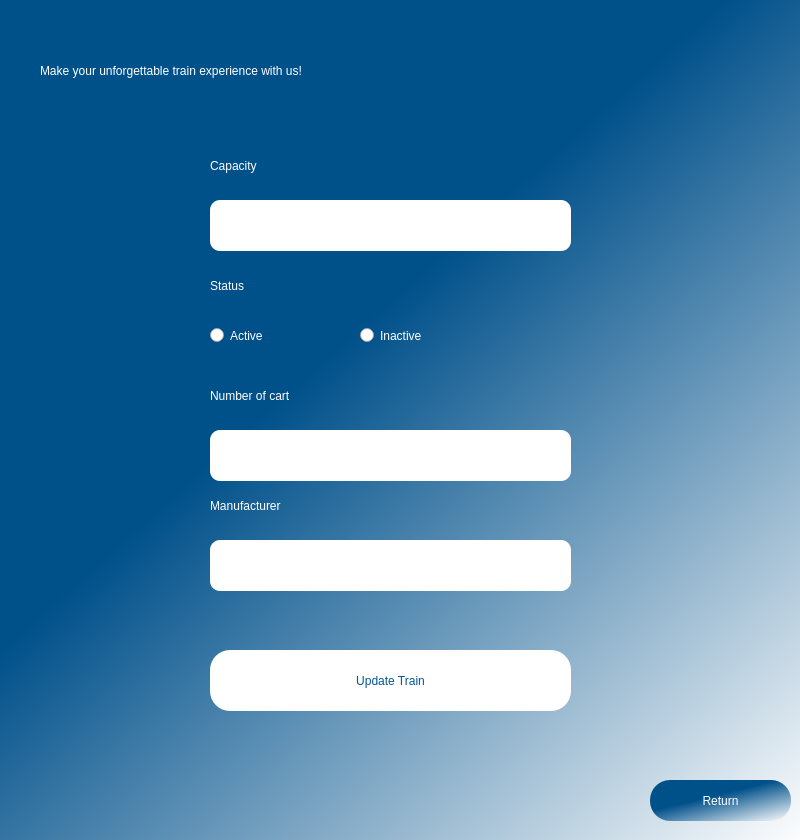
<?xml version="1.0" encoding="UTF-8"?>
<ui version="4.0">
 <class>Dialog</class>
 <widget class="QDialog" name="Dialog">
  <property name="geometry">
   <rect>
    <x>0</x>
    <y>0</y>
    <width>800</width>
    <height>840</height>
   </rect>
  </property>
  <property name="windowTitle">
   <string>Dialog</string>
  </property>
  <widget class="QWidget" name="frame" native="true">
   <property name="geometry">
    <rect>
     <x>0</x>
     <y>0</y>
     <width>800</width>
     <height>850</height>
    </rect>
   </property>
   <property name="styleSheet">
    <string notr="true">QWidget#frame{
    
	background-color: qlineargradient(spread:pad, x1:0.467, y1:0.37, x2:1, y2:1, stop:0 rgba(0, 80, 138, 255), stop:1 rgba(255, 255, 255, 255));

}</string>
   </property>
   <widget class="QLabel" name="label_3">
    <property name="geometry">
     <rect>
      <x>40</x>
      <y>40</y>
      <width>721</width>
      <height>61</height>
     </rect>
    </property>
    <property name="styleSheet">
     <string notr="true">font: 20 20pt &quot;Sitka Heading Semibold&quot;;
color: rgb(255, 255, 255);</string>
    </property>
    <property name="text">
     <string>Make your unforgettable train experience with us!</string>
    </property>
   </widget>
   <widget class="QLabel" name="statusLabel">
    <property name="geometry">
     <rect>
      <x>210</x>
      <y>270</y>
      <width>181</width>
      <height>31</height>
     </rect>
    </property>
    <property name="styleSheet">
     <string notr="true">font: 20 17pt &quot;Sitka Heading Semibold&quot;;
color: rgb(255, 255, 255);</string>
    </property>
    <property name="text">
     <string>Status</string>
    </property>
   </widget>
   <widget class="QPushButton" name="updateTrainButton">
    <property name="geometry">
     <rect>
      <x>210</x>
      <y>650</y>
      <width>361</width>
      <height>61</height>
     </rect>
    </property>
    <property name="styleSheet">
     <string notr="true">QPushButton{
border-radius: 20px;
background-color: rgb(255, 255, 255);
font: 63 12pt &quot;Sitka Small Semibold&quot;;
color:rgb(0, 86, 148);
}

QPushButton:hover{
	background-color: #00508a;
	color:white;
}</string>
    </property>
    <property name="text">
     <string>Update Train</string>
    </property>
   </widget>
   <widget class="QLineEdit" name="inputCapacity">
    <property name="geometry">
     <rect>
      <x>210</x>
      <y>200</y>
      <width>361</width>
      <height>51</height>
     </rect>
    </property>
    <property name="styleSheet">
     <string notr="true">border-radius: 10px;</string>
    </property>
    <property name="readOnly">
     <bool>true</bool>
    </property>
   </widget>
   <widget class="QPushButton" name="returnButton">
    <property name="geometry">
     <rect>
      <x>650</x>
      <y>780</y>
      <width>141</width>
      <height>41</height>
     </rect>
    </property>
    <property name="styleSheet">
     <string notr="true">QPushButton{
border-radius: 20px;
background-color:qlineargradient(spread:pad, x1:0.467, y1:0.37, x2:1, y2:1, stop:0 rgba(0, 80, 138, 255), stop:1 rgba(255, 255, 255, 255));
font: 63 12pt &quot;Sitka Small Semibold&quot;;
color:white;
}

QPushButton:hover{
	background-color: white;
	color: #00508a;
}</string>
    </property>
    <property name="text">
     <string>Return</string>
    </property>
   </widget>
   <widget class="QLabel" name="capacityLabel_2">
    <property name="geometry">
     <rect>
      <x>210</x>
      <y>150</y>
      <width>181</width>
      <height>31</height>
     </rect>
    </property>
    <property name="styleSheet">
     <string notr="true">font: 20 17pt &quot;Sitka Heading Semibold&quot;;
color: rgb(255, 255, 255);</string>
    </property>
    <property name="text">
     <string>Capacity</string>
    </property>
   </widget>
   <widget class="QLineEdit" name="inputNumofcart">
    <property name="geometry">
     <rect>
      <x>210</x>
      <y>430</y>
      <width>361</width>
      <height>51</height>
     </rect>
    </property>
    <property name="styleSheet">
     <string notr="true">border-radius: 10px;</string>
    </property>
    <property name="readOnly">
     <bool>true</bool>
    </property>
   </widget>
   <widget class="QLabel" name="numofcartLabel">
    <property name="geometry">
     <rect>
      <x>210</x>
      <y>380</y>
      <width>251</width>
      <height>31</height>
     </rect>
    </property>
    <property name="styleSheet">
     <string notr="true">font: 20 17pt &quot;Sitka Heading Semibold&quot;;
color: rgb(255, 255, 255);</string>
    </property>
    <property name="text">
     <string>Number of cart</string>
    </property>
   </widget>
   <widget class="QLineEdit" name="inputManufacturer">
    <property name="geometry">
     <rect>
      <x>210</x>
      <y>540</y>
      <width>361</width>
      <height>51</height>
     </rect>
    </property>
    <property name="styleSheet">
     <string notr="true">border-radius: 10px;</string>
    </property>
   </widget>
   <widget class="QLabel" name="manufacturerLabel">
    <property name="geometry">
     <rect>
      <x>210</x>
      <y>490</y>
      <width>181</width>
      <height>31</height>
     </rect>
    </property>
    <property name="styleSheet">
     <string notr="true">font: 20 17pt &quot;Sitka Heading Semibold&quot;;
color: rgb(255, 255, 255);</string>
    </property>
    <property name="text">
     <string>Manufacturer</string>
    </property>
   </widget>
   <widget class="QLabel" name="error">
    <property name="geometry">
     <rect>
      <x>230</x>
      <y>720</y>
      <width>321</width>
      <height>21</height>
     </rect>
    </property>
    <property name="styleSheet">
     <string notr="true">font: 10pt &quot;Sitka Heading Semibold&quot;;
color:rgb(180, 0, 0)</string>
    </property>
    <property name="text">
     <string/>
    </property>
   </widget>
   <widget class="QRadioButton" name="activeRadioButton">
    <property name="geometry">
     <rect>
      <x>210</x>
      <y>310</y>
      <width>101</width>
      <height>51</height>
     </rect>
    </property>
    <property name="styleSheet">
     <string notr="true">font: 20 10pt &quot;Sitka Heading Semibold&quot;;
color: rgb(255, 255, 255);</string>
    </property>
    <property name="text">
     <string>Active</string>
    </property>
   </widget>
   <widget class="QRadioButton" name="inactiveRadioButton">
    <property name="geometry">
     <rect>
      <x>360</x>
      <y>310</y>
      <width>101</width>
      <height>51</height>
     </rect>
    </property>
    <property name="styleSheet">
     <string notr="true">font: 20 10pt &quot;Sitka Heading Semibold&quot;;
color: rgb(255, 255, 255);</string>
    </property>
    <property name="text">
     <string>Inactive</string>
    </property>
   </widget>
  </widget>
 </widget>
 <resources/>
 <connections/>
</ui>
